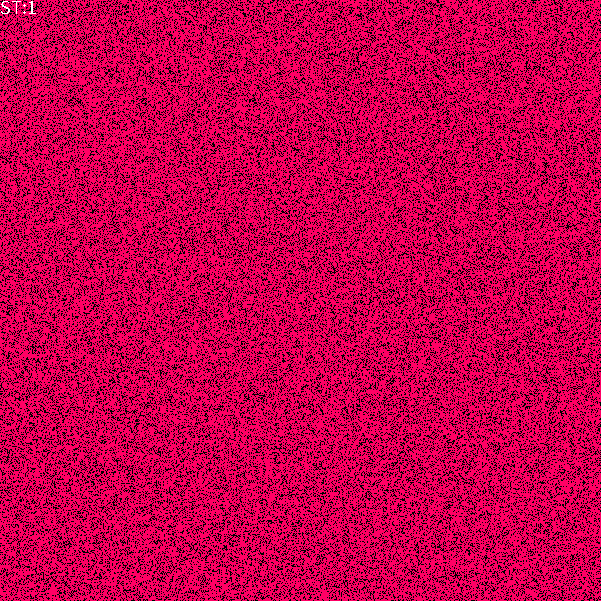
Frame 1 (no input)
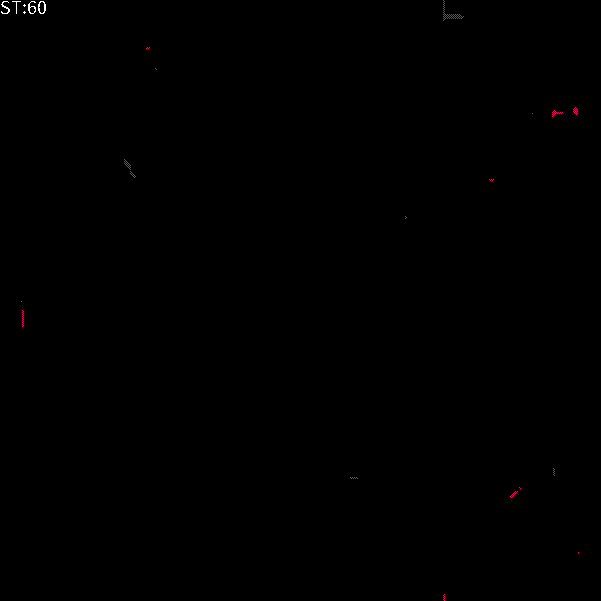
Frame 60 (the mouse pressed at the canvas centre just before this capture)
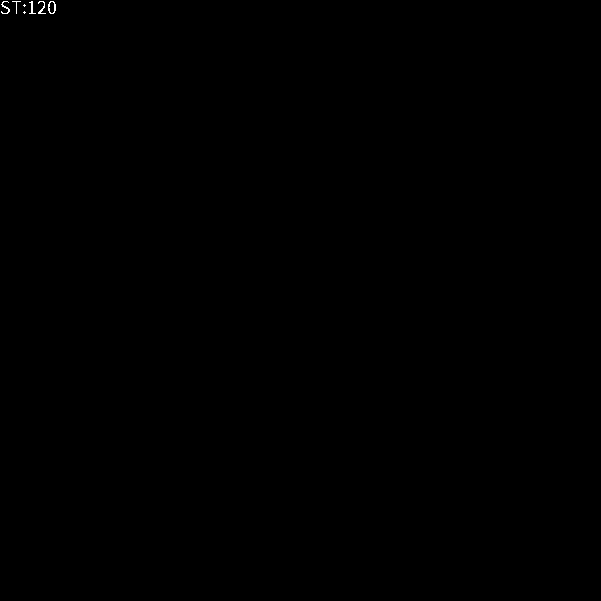
Frame 120 (the mouse held since frame 60 and released just before this capture)

The Processing sketch that drew these frames (run headless with seeded random() and noise(); from frame 60 on, the mouse is pressed at the canvas centre):

// Processing sketch: synchronic2DminmaxMVNeib
// ── synchronic2DminmaxMVNeib.pde
// "Min Max neighbors": Not too many neighbors, but not too few
// TWO-dimensional, SYNCHRONOUS, vonNeuman/Moore, deterministic cellular automaton
///////////////////////////////////////////////////////////////////////////////////

final int WorldSide=601;//How many cells do we want in one line?
final float Dens=0.76;//0.5 or so also posible
final int   MinN=3;//Minimal number of neighbors required
final int   MaxN=4;//Maximal number of neighbors required
final boolean withMoore=false;//With or without Moore neighbors

int[][] WorldOld=new int[WorldSide][WorldSide];//We need two arrays for the old  
int[][] WorldNew=new int[WorldSide][WorldSide];//and new state of the simulation

void setup()
{
  size(601,601);    //square window
  frameRate(120);  
  noSmooth();
  
  for(int i=0;i<WorldSide;i++) //Initialisation
    for(int j=0;j<WorldSide;j++) 
      if(random(1.0)<Dens)
        WorldOld[i][j]=1;
}

void visualisation()
{
  for(int i=0;i<WorldSide;i++)
    for(int j=0;j<WorldSide;j++)
    {
      if(WorldOld[i][j]>0) stroke(255,0,100);
      else           stroke(0);
      point(j,i);//the horizontal dimension of the array is the SECOND index
    }
}

int t=0;
void draw()
{  
  visualisation();
  
  for(int i=0;i<WorldSide;i++)//Now the cellular automaton state change
  {
       //RULE - Not too many neighbors, but not too few
       int right = (i+1) % WorldSide;          
       int left  = (WorldSide+i-1) % WorldSide;
       
       for(int j=0;j<WorldSide;j++) 
       {
         int dw=(j+1) % WorldSide;   
         int up=(WorldSide+j-1) % WorldSide;
         
         int live = WorldOld[left][j]
                 +  WorldOld[right][j]
                 +  WorldOld[i][up]
                 +  WorldOld[i][dw]  
                 +  (withMoore ?
                    WorldOld[left][up]
                 +  WorldOld[right][up]
                 +  WorldOld[left][dw]
                 +  WorldOld[right][dw]  
                 : 0 )
                 ;
      
         WorldNew[i][j]=(MinN <= live && live <=MaxN ? 1:0 );//New state 
       }
   }
   
   //Swap the arrays
   int[][] WorldTmp=WorldOld;
   WorldOld=WorldNew;
   WorldNew=WorldTmp;
   
   t++;//The next generation/step/year
   textSize(20);textAlign(LEFT,TOP);text("ST:"+t,0,0);
}

//https://github.com/borkowsk/bookProcessingEN/tree/main/08_2D_cellular/_synchronic/
